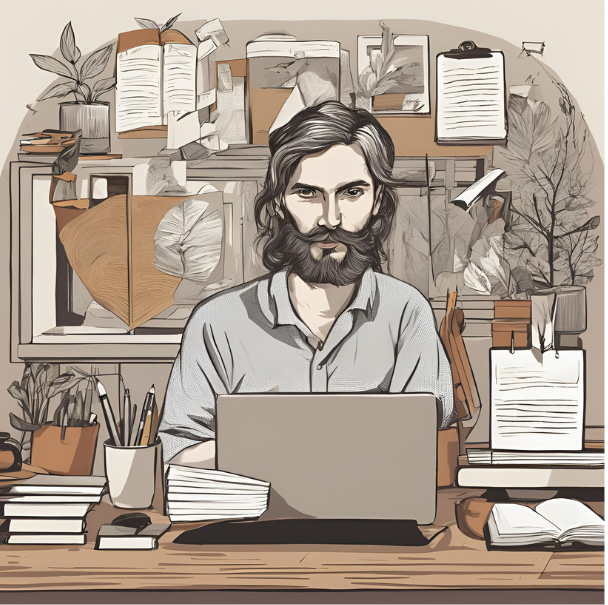
#> input picture assignments/assignment01/writemate.png, 608 x 605 px
$ python rgb_layer.py
#> lines starting #> are read from the running program, lines starting #| are printed output that depends on the picture
import cv2
import numpy as np
import matplotlib.pyplot as plt
import os

# Load the image
image_path = 'writemate.png'
image = cv2.imread(image_path)
#> image is the input picture: shape (605, 608, 3); mean B, G, R 145.6, 158.5, 172.4

if image is None:
    raise ValueError("Image not found or path is incorrect")

# Split the image into RGB channels
b, g, r = cv2.split(image)
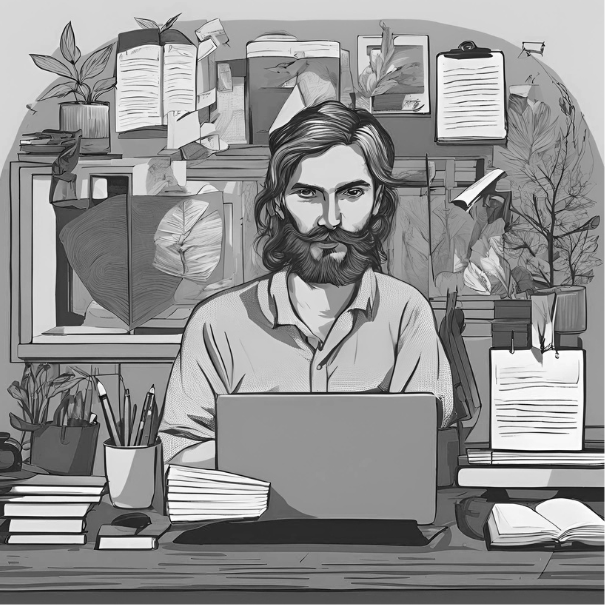
#> b: shape (605, 608); min 2, max 255, mean 145.6
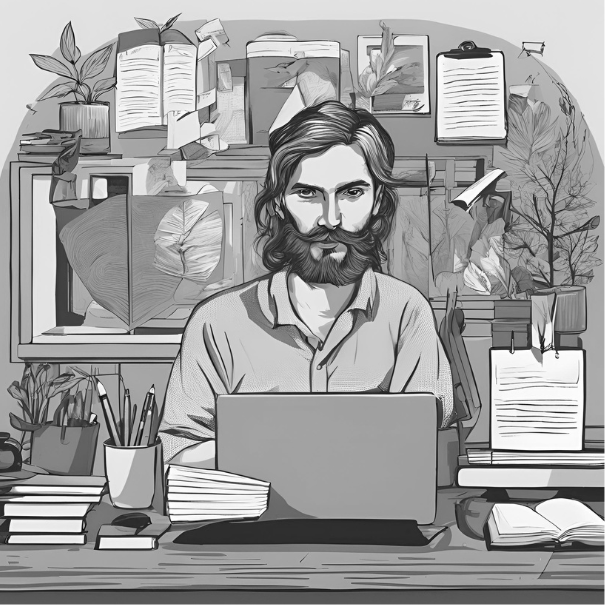
#> g: shape (605, 608); min 4, max 255, mean 158.5
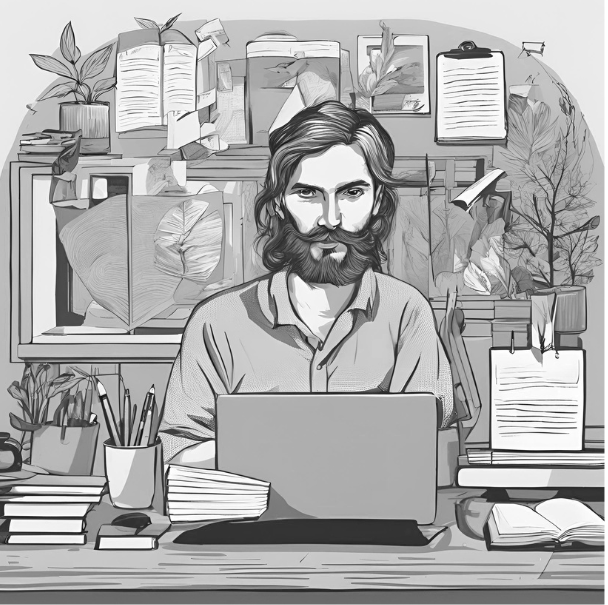
#> r: shape (605, 608); min 9, max 255, mean 172.4

# Create an image with only the red channel
red_image = np.zeros_like(image)
red_image[:, :, 2] = r
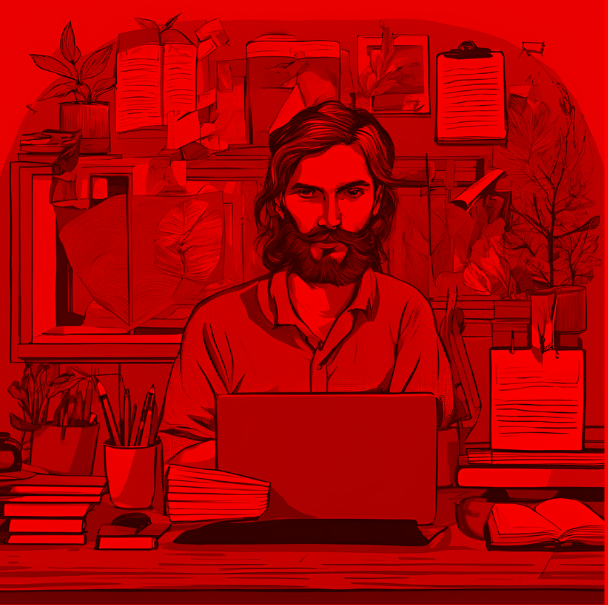
#> red_image: shape (605, 608, 3); mean of channels 0, 1, 2 0, 0, 172.4; drawn as B, G, R

# Create an image with only the green channel
green_image = np.zeros_like(image)
green_image[:, :, 1] = g
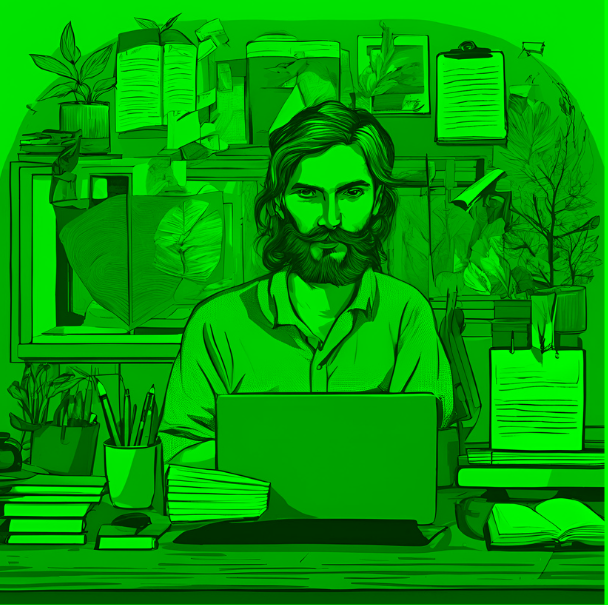
#> green_image: shape (605, 608, 3); mean of channels 0, 1, 2 0, 158.5, 0; drawn as B, G, R

# Create an image with only the blue channel
blue_image = np.zeros_like(image)
blue_image[:, :, 0] = b
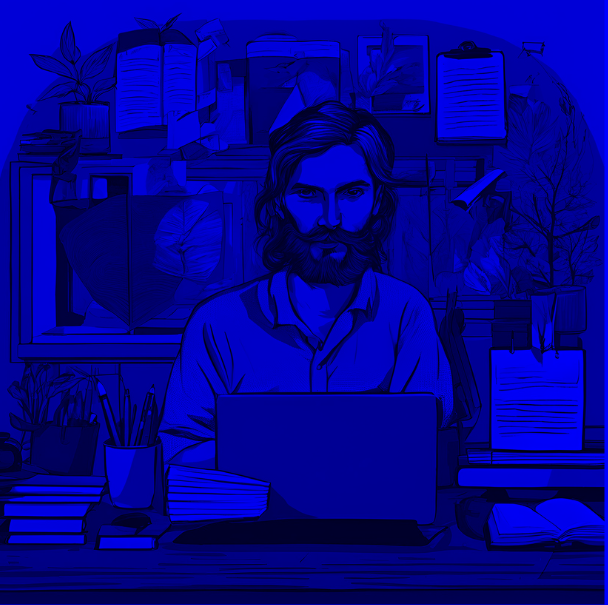
#> blue_image: shape (605, 608, 3); mean of channels 0, 1, 2 145.6, 0, 0; drawn as B, G, R

# Prepare the plots
fig, axes = plt.subplots(1, 4, figsize=(15, 5))
axes[0].imshow(cv2.cvtColor(image, cv2.COLOR_BGR2RGB))
axes[0].set_title('Original Image')
axes[0].axis('off')

axes[1].imshow(cv2.cvtColor(red_image, cv2.COLOR_BGR2RGB))
axes[1].set_title('Red Channel')
axes[1].axis('off')

axes[2].imshow(cv2.cvtColor(green_image, cv2.COLOR_BGR2RGB))
axes[2].set_title('Green Channel')
axes[2].axis('off')

axes[3].imshow(cv2.cvtColor(blue_image, cv2.COLOR_BGR2RGB))
axes[3].set_title('Blue Channel')
axes[3].axis('off')

# Show the images
plt.show()
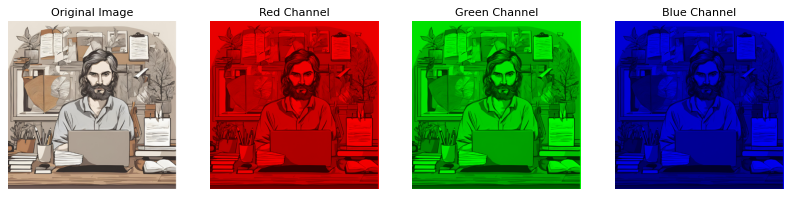
#> figure drawn by matplotlib, 4 panels

# Get the directory of the input image
image_dir = os.path.dirname(image_path)

# Construct the output paths
red_image_path = os.path.join(image_dir, 'red_channel.jpg')
green_image_path = os.path.join(image_dir, 'green_channel.jpg')
blue_image_path = os.path.join(image_dir, 'blue_channel.jpg')

# Save the images
cv2.imwrite(red_image_path, red_image)
cv2.imwrite(green_image_path, green_image)
cv2.imwrite(blue_image_path, blue_image)

print("Images saved successfully.")
